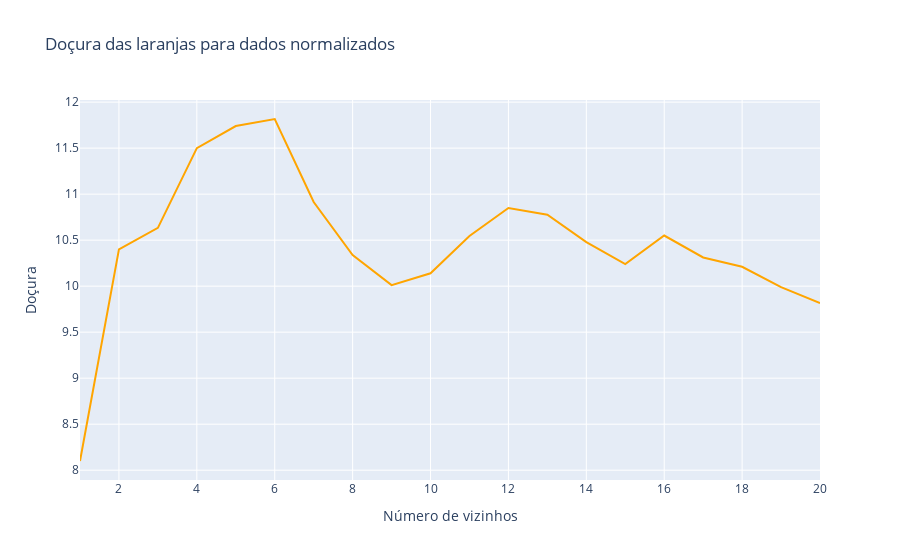

The code cell stored with this chart in its notebook:
### Code cell
fig = px.line(x=NUM_VIZINHOS, y=lista_previsões_n, title="Doçura das laranjas para dados normalizados", labels={"x": "Número de vizinhos", "y": "Doçura"})
fig.update_traces(line_color="orange")
fig.show()

### Figure 1 — Plotly figure (JSON) as saved in the notebook; plotly's stock layout.template omitted (floating-point values rounded to 4 significant figures)
{"data": [{"hovertemplate": "Número de vizinhos=%{x}<br>Doçura=%{y}<extra></extra>", "legendgroup": "", "line": {"color": "orange", "dash": "solid"}, "marker": {"symbol": "circle"}, "mode": "lines", "name": "", "orientation": "v", "showlegend": false, "type": "scatter", "x": [1, 2, 3, 4, 5, 6, 7, 8, 9, 10, 11, 12, 13, 14, 15, 16, 17, 18, 19, 20], "xaxis": "x", "y": [8.1, 10.4, 10.63, 11.5, 11.74, 11.82, 10.91, 10.34, 10.01, 10.14, 10.55, 10.85, 10.78, 10.48, 10.24, 10.55, 10.31, 10.21, 9.989, 9.815], "yaxis": "y"}], "layout": {"legend": {"tracegroupgap": 0}, "title": {"text": "Doçura das laranjas para dados normalizados"}, "xaxis": {"anchor": "y", "domain": [0, 1], "title": {"text": "Número de vizinhos"}}, "yaxis": {"anchor": "x", "domain": [0, 1], "title": {"text": "Doçura"}}}}
